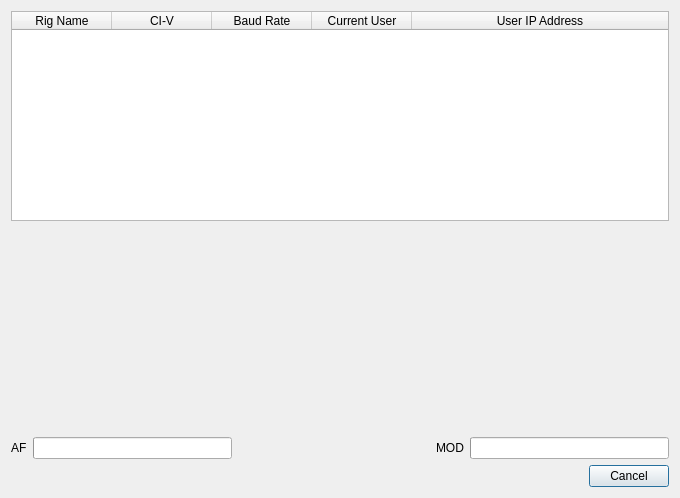
<?xml version="1.0" encoding="UTF-8"?>
<ui version="4.0">
 <class>selectRadio</class>
 <widget class="QDialog" name="selectRadio">
  <property name="geometry">
   <rect>
    <x>0</x>
    <y>0</y>
    <width>680</width>
    <height>498</height>
   </rect>
  </property>
  <property name="windowTitle">
   <string>Select Radio From List</string>
  </property>
  <layout class="QGridLayout" name="gridLayout">
   <item row="1" column="0">
    <layout class="QHBoxLayout" name="horizontalLayout">
     <item>
      <spacer name="horizontalSpacer">
       <property name="orientation">
        <enum>Qt::Horizontal</enum>
       </property>
       <property name="sizeHint" stdset="0">
        <size>
         <width>40</width>
         <height>20</height>
        </size>
       </property>
      </spacer>
     </item>
     <item>
      <widget class="QPushButton" name="cancelButton">
       <property name="text">
        <string>Cancel</string>
       </property>
      </widget>
     </item>
    </layout>
   </item>
   <item row="0" column="0">
    <layout class="QVBoxLayout" name="verticalLayout">
     <item>
      <widget class="QTableWidget" name="table">
       <property name="editTriggers">
        <set>QAbstractItemView::NoEditTriggers</set>
       </property>
       <attribute name="horizontalHeaderStretchLastSection">
        <bool>true</bool>
       </attribute>
       <attribute name="verticalHeaderStretchLastSection">
        <bool>false</bool>
       </attribute>
       <column>
        <property name="text">
         <string>Rig Name</string>
        </property>
       </column>
       <column>
        <property name="text">
         <string>CI-V</string>
        </property>
       </column>
       <column>
        <property name="text">
         <string>Baud Rate</string>
        </property>
       </column>
       <column>
        <property name="text">
         <string>Current User</string>
        </property>
       </column>
       <column>
        <property name="text">
         <string>User IP Address</string>
        </property>
       </column>
      </widget>
     </item>
     <item>
      <spacer name="verticalSpacer">
       <property name="orientation">
        <enum>Qt::Vertical</enum>
       </property>
       <property name="sizeHint" stdset="0">
        <size>
         <width>20</width>
         <height>40</height>
        </size>
       </property>
      </spacer>
     </item>
     <item>
      <layout class="QHBoxLayout" name="horizontalLayout_2">
       <item>
        <widget class="QLabel" name="label">
         <property name="text">
          <string>AF</string>
         </property>
        </widget>
       </item>
       <item>
        <widget class="QProgressBar" name="afLevel">
         <property name="maximum">
          <number>255</number>
         </property>
         <property name="value">
          <number>0</number>
         </property>
         <property name="textVisible">
          <bool>false</bool>
         </property>
        </widget>
       </item>
       <item>
        <spacer name="horizontalSpacer_2">
         <property name="orientation">
          <enum>Qt::Horizontal</enum>
         </property>
         <property name="sizeHint" stdset="0">
          <size>
           <width>40</width>
           <height>20</height>
          </size>
         </property>
        </spacer>
       </item>
       <item>
        <widget class="QLabel" name="label_2">
         <property name="text">
          <string>MOD</string>
         </property>
        </widget>
       </item>
       <item>
        <widget class="QProgressBar" name="modLevel">
         <property name="maximum">
          <number>255</number>
         </property>
         <property name="value">
          <number>0</number>
         </property>
         <property name="textVisible">
          <bool>false</bool>
         </property>
        </widget>
       </item>
      </layout>
     </item>
    </layout>
   </item>
  </layout>
 </widget>
 <resources/>
 <connections/>
</ui>
